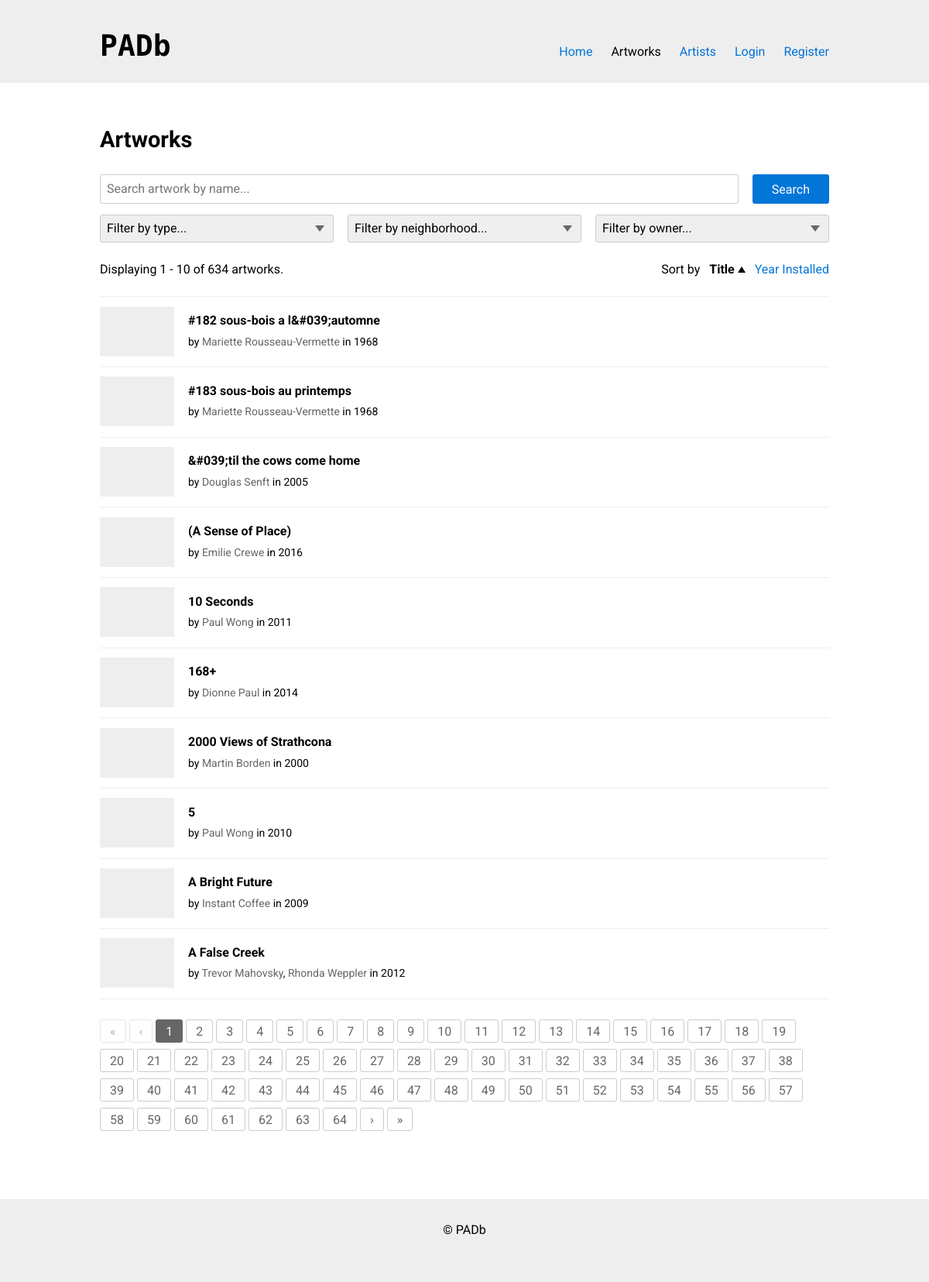
/artworks.php, run on the app's committed database.
### tables this page shows
CREATE TABLE `artworks` (
  `artworkID` int(11) NOT NULL,
  `title` text NOT NULL,
  `status` enum('In Place','Removed','','') NOT NULL,
  `yearInstalled` date NOT NULL,
  `siteName` text,
  `siteAddress` text,
  `description` text,
  `statement` text,
  `latitude` decimal(9,6) DEFAULT NULL,
  `longitude` decimal(9,6) DEFAULT NULL,
  `material` text,
  `photoURL` text,
  `websiteURL` text,
  `neighborhoodID` int(11) NOT NULL,
  `ownerID` int(11) NOT NULL,
  `typeID` int(11) NOT NULL
);

CREATE TABLE `artists` (
  `artistID` int(11) NOT NULL,
  `firstName` text,
  `lastName` text NOT NULL,
  `websiteURL` text,
  `biography` text,
  `biographyURL` text,
  `photoURL` text,
  `countryID` int(11) DEFAULT NULL
);

### private/functions.php (called while the page is built, shortened)
<?php
function get_url_params($params) {
  $url = '?';
  $count = 0;
  foreach ($params as $key=>$value) {
    if ($count++ > 0) $url .= '&';
    $url .= "$key=" . urlencode($value);
  }
  return $url;
}
function get_sanitized_text($text) {
  return htmlspecialchars(utf8_encode($text));
}
function get_artist_name($fname, $lname) {
  $output = $fname;
  if (!empty($lname)) {
    $output .= ' ' . $lname;
  }
  return get_sanitized_text($output);
}
function is_url_external($url) {
  $components = parse_url($url);
  return !empty($components['host']) && strcasecmp($components['host'], 'example.com');
}
function get_image_cache($url) {
  $local = 'images/cache/' . md5($url);
  if (copy($url, $local)) return $local;
  return NULL;
}
function get_artwork_photo($url) {
  return get_sanitized_text(get_image_cache($url) ?? 'images/artwork.png');
}
require_once('functions.pagination.php');
?>

### public_html/artworks.php (the view, shortened to what this page needs)
<?php
require('../private/functions.php');
$limit = 10;
$search_query = $_GET['query'] ?? NULL;
$search_type_id = isset($_GET['type']) ? intval($_GET['type']) : NULL;
$search_type_name = '';
$sort = (isset($_GET['sort']) && $_GET['sort'] === 'year') ? 'year' : 'title';
$sort_order = (isset($_GET['sort_order']) && $_GET['sort_order'] === 'desc') ? 'desc' : 'asc';
$page = max(isset($_GET['page']) ? intval($_GET['page']) : 1, 1);
require('../private/header.php');
?>
<section class="l-section l-wrap">
  <h1>
    Artworks
  </h1>
  <form method="get" class="drop">
    <div class="form-inline drop-sm">
      <input id="query" type="text" name="query" value="<?php echo htmlspecialchars($search_query); ?>" placeholder="Search artwork by name..." class="fill-width form-inline__input">
      <input type="submit" value="Search" class="btn btn--primary">
    </div>
    <div class="row drop-sm">
      <div class="col col--4">
        <div class="form-select">
          <select name="type" class="select-filter">
            <option value="">Filter by type...</option>
          </select>
        </div>
      </div>
      <div class="col col--4">
        <div class="form-select fill-width">
          <select name="neighborhood" class="select-filter">
            <option value="">Filter by neighborhood...</option>
          </select>
        </div>
      </div>
      <div class="col col--4">
        <div class="form-select">
          <select name="owner" class="select-filter">
            <option value="">Filter by owner...</option>
          </select>
        </div>
      </div>
    </div>
  </form>
  <?php
    $query = " FROM artworks";
    $types = '';
    $params = [];
    $filter_desc = '';
    if ($search_type_id) {
      $query .= " WHERE typeID = ?";
      $types .= 'i';
      $params[] = &$search_type_id;
      $filter_desc = " $search_type_name";
    } else {
      $filter_desc = ' artworks';
    }
    $order_by = (($sort === 'title') ? 'title ' : 'yearInstalled ') . (($sort_order === 'asc') ? 'ASC' : 'DESC');
    $stmt = $db->prepare("SELECT COUNT(*) $query");
    $stmt->execute();
    $total_rows = $stmt->get_result()->fetch_row()[0];
    if ($total_rows < 1):
  ?>
  <p>
    No artworks found.
  </p>
  <?php
    else:
    $offset = $limit * ($page - 1);
    $stmt = $db->prepare("SELECT artworkID, title, status, yearInstalled, siteAddress, latitude, longitude, photoURL, neighborhoodID, ownerID, typeID
      $query
      ORDER BY $order_by
      LIMIT $limit
      OFFSET $offset");
    $stmt->execute();
    $res1 = $stmt->get_result();
    $offset_start = $offset + 1;
    $offset_end = $offset + $res1->num_rows;
  ?>
  <div class="split drop">
    <div>
      Displaying <?php echo "$offset_start - $offset_end of $total_rows"; ?><?php echo $filter_desc; ?>.
    </div>
    <div>
      <?php
        $url_params = $_GET;
        $url_params['sort'] = 'title';
        $url_params['sort_order'] = 'asc';
        $sort_order_alt = $sort_order === 'asc' ? 'desc' : 'asc';
        if ($sort === 'title') $url_params['sort_order'] = $sort_order_alt;
        $sort_title = get_url_params($url_params);
        $url_params['sort'] = 'year';
        $url_params['sort_order'] = 'asc';
        $sort_year = get_url_params($url_params);
      ?>
      Sort by
      <a href="<?php echo $sort_title; ?>" class="a-sort <?php if ($sort === 'title') echo '-active'; if ($sort_order === 'desc') echo ' -alt'; ?>">Title</a>
      <a href="<?php echo $sort_year; ?>" class="a-sort <?php if ($sort === 'year') echo '-active'; if ($sort_order === 'desc') echo ' -alt'; ?>">Year Installed</a>
    </div>
  </div>
  <ul class="list">
    <?php
      while ($artwork = $res1->fetch_assoc()):
        $artwork_id = intval($artwork['artworkID']);
        $url = "artwork.php?id=$artwork_id";
        $title = htmlspecialchars(get_sanitized_text($artwork['title']));
        $year_installed = date('Y', strtotime($artwork['yearInstalled']));
        $photo_url = get_artwork_photo($artwork['photoURL']);
    ?>
    <li class="list__item">
      <a href="<?php echo $url; ?>" class="list__thumbnail" style="background-image:url('<?php echo $photo_url; ?>')"></a>
      <div class="list__text">
        <a href="<?php echo $url; ?>" class="a-inherit">
          <strong><?php echo $title; ?></strong>
        </a><br>
        <small>
          by
          <?php
            $res2 = $db->query("SELECT A.artistID, A.firstName, A.lastName
              FROM artists A, artistArtworks AA
              WHERE A.artistID = AA.artistID AND AA.artworkID = $artwork_id");
            $count = 0;
            while ($artist = $res2->fetch_assoc()):
              $artistID = $artist['artistID'];
              $name = get_artist_name($artist['firstName'], $artist['lastName']);
          ?><?php if ($count++) echo ', '; ?><a href="artist.php?id=<?php echo $artistID; ?>" class="a-lite"><?php echo $name ?></a><?php endwhile; ?>
          in <?php echo $year_installed; ?>
        </small>
      </div>
    </li>
    <?php endwhile; ?>
  </ul>
  <?php
    endif;
  ?>
</section>
<?php require('../private/footer.php'); ?>

### public_html/css/styles.css (style rules this page uses)
html { line-height:1.15;-webkit-text-size-adjust:100% }
body { margin:0 }
h1 { font-size:2em;margin:0.67em 0 }
a { background-color:transparent }
b,strong { font-weight:bolder }
small { font-size:80% }
button,input,optgroup,select,textarea { font-family:inherit;font-size:100%;line-height:1.15;margin:0 }
button,input { overflow:visible }
button,select { text-transform:none }
button,[type="button"],[type="reset"],[type="submit"] { -webkit-appearance:button }
.fill-width { width:100% }
.drop { margin-bottom:1.6666rem }
.drop-sm { margin-bottom:.8333rem }
.split { display:flex;justify-content:space-between }
.a-inherit { color:inherit }
.a-lite { color:#666 }
.a-sort { margin-left:.5rem }
.a-sort.-active { color:#000;font-weight:bold }
.a-sort.-active::after { display:inline-block;position:relative;top:-.0625rem;margin-left:.25rem;border:.3125rem solid transparent;border-bottom:.5rem solid #000;content:'' }
*,*::before,*::after { box-sizing:border-box }
html { height:100%;font-size:100% }
body { margin:0;background-color:#fff;height:100%;overflow-x:hidden;text-rendering:optimizeLegibility;line-height:1;color:#000;font-family:"Roboto",Arial,sans-serif;font-size:1rem;-webkit-tap-highlight-color:transparent }
p,h1,h2,h3,blockquote,ul,ol { margin-top:0;margin-bottom:1.6666rem;line-height:1.6666;font-size:1rem }
h1,.h1 { line-height:1.3125;font-size:1.8125rem }
small { font-size:.875rem }
a { text-decoration:none;color:#0275d8 }
.row { display:flex;flex-wrap:wrap;margin-right:-.5625rem;margin-left:-.5625rem }
.col { padding-right:.5625rem;padding-left:.5625rem;width:100% }
.col--4 { width:33.33333% }
.l-wrap { position:relative;margin-right:auto;margin-left:auto;padding-right:16px;padding-left:16px;max-width:60.875rem }
.l-section { padding-top:3.3332rem;padding-bottom:3.3332rem }
input:not([type='submit']):not([type='reset']):not([type='radio']),textarea,select { display:block;position:relative;border:solid 1px #ccc;border-radius:3px;padding:.5rem;-webkit-appearance:none }
.form-select { position:relative;border-radius:3px }
.form-select>select { width:100% }
.form-select::after { position:absolute;top:14px;right:12px;border:solid 6px transparent;border-top-width:8px;border-top-color:#666;content:'' }
.form-inline { display:flex }
.form-inline__input { margin-right:1.125rem }
.btn { display:inline-block;position:relative;transition-duration:.12s;transition-property:border, background-color, color;border:1px solid #ccc;border-radius:3px;background-color:#fff;cursor:pointer;padding:.6875rem 1.5rem .5625rem;line-height:1;color:#666;font-size:1rem;-webkit-appearance:none }
.btn--primary { border-color:transparent;background-color:#0275d8;color:#fff }
.list { padding-left:0;list-style:none }
.list__item { display:flex;border-bottom:1px solid #eee;padding:.7708rem 0 .8333rem }
.list__item:first-of-type { border-top:1px solid #eee }
.list__thumbnail { margin-right:1.125rem;background-color:#eee;background-repeat:no-repeat;background-size:cover;width:100%;max-width:6rem }
.list__thumbnail::after { display:block;padding-top:66.6666%;content:'' }
.list__text { align-self:center;width:100% }

### data on the page
artworks: title "#182 sous-bois a l&#039;automne", yearInstalled "1968"
artists: name "Mariette Rousseau-Vermette"
artworks: title "#183 sous-bois au printemps", yearInstalled "1968"
artworks: title "&#039;til the cows come home", yearInstalled "2005"
artists: name "Douglas Senft"
artworks: title "(A Sense of Place)", yearInstalled "2016"
artists: name "Emilie Crewe"
artworks: title "10 Seconds", yearInstalled "2011"
artists: name "Paul Wong"
artworks: title "168+", yearInstalled "2014"
artists: name "Dionne Paul"
artworks: title "2000 Views of Strathcona", yearInstalled "2000"
artists: name "Martin Borden"
artworks: title "5", yearInstalled "2010"
artworks: title "A Bright Future", yearInstalled "2009"
artists: name "Instant Coffee"
artworks: title "A False Creek", yearInstalled "2012"
artists: name "Trevor Mahovsky"
artists: name "Rhonda Weppler"

### other printed values
$offset_start "1"
$offset_end "10"
$total_rows "634"
$filter_desc "artworks"
